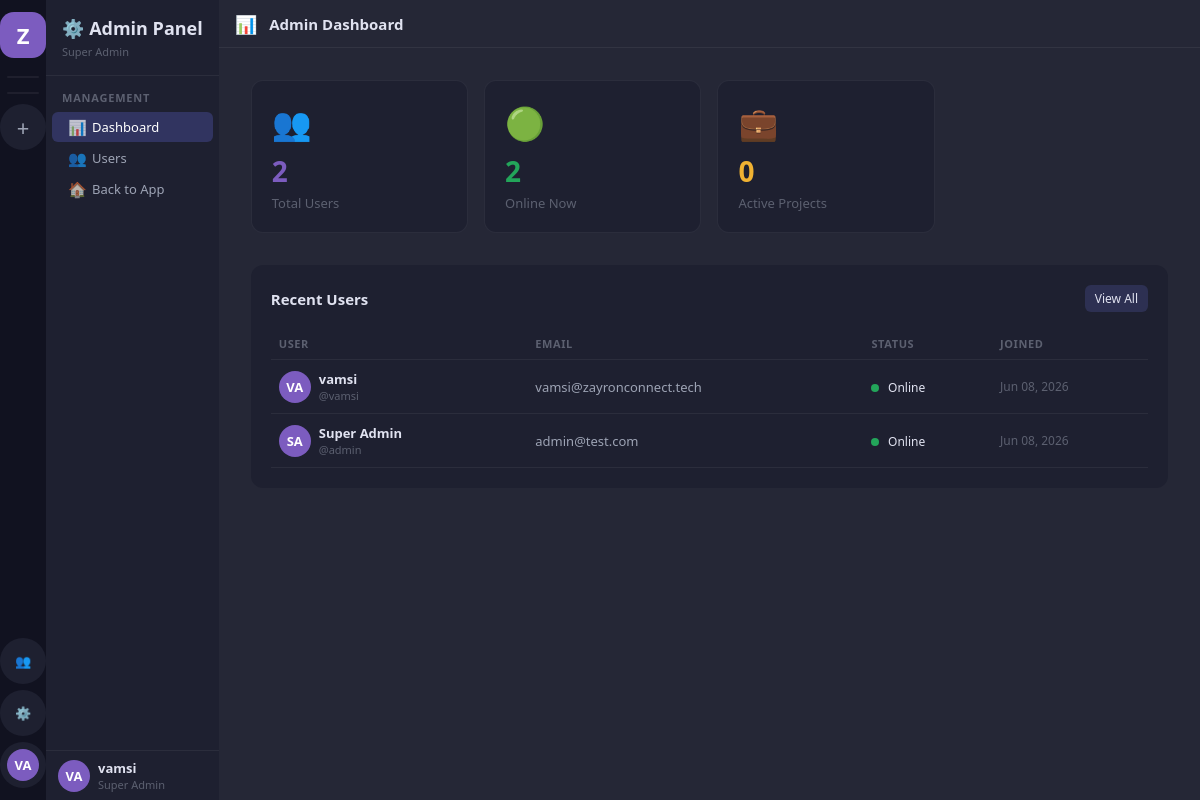
The app's page /admin-panel/ (signed in) with its own data.
### accounts/models.py (models this page shows, shortened)
class User(AbstractUser):
    ROLE_CHOICES = [
        ('super_admin', 'Super Admin'),
        ('hr', 'HR'),
        ('employee', 'Employee'),
    ]
    STATUS_CHOICES = [
        ('online', 'Online'),
        ('offline', 'Offline'),
        ('busy', 'Busy'),
        ('away', 'Away'),
    ]
    display_name = models.CharField(max_length=100, blank=True)
    avatar = models.ImageField(upload_to='avatars/', null=True, blank=True)
    is_super_admin = models.BooleanField(default=False)  # Legacy, kept for compatibility
    role = models.CharField(max_length=20, default='employee', choices=ROLE_CHOICES)
    status = models.CharField(max_length=20, default='offline', choices=STATUS_CHOICES)
    bio = models.TextField(blank=True)
    phone = models.CharField(max_length=20, blank=True)
    created_by = models.ForeignKey('self', on_delete=models.SET_NULL, null=True, blank=True, related_name='created_users')
    class Meta:
        db_table = 'zc_users'
    def get_display_name(self):
        return self.display_name or self.get_full_name() or self.username
    def get_status_color(self):
        return {
            'online': '#23a55a',
            'offline': '#80848e',
            'busy': '#f23f43',
            'away': '#f0b232',
        }.get(self.status, '#80848e')
    def get_initials(self):
        name = self.get_display_name()
        parts = name.split()
        if len(parts) >= 2:
            return (parts[0][0] + parts[1][0]).upper()
        return name[:2].upper() if name else 'U'

### accounts/views.py (the view)
# urls.py: path('admin-panel/', views.admin_dashboard, name='admin_dashboard'),
@login_required
def admin_dashboard(request):
    if not (request.user.is_super_admin or request.user.is_staff):
        return redirect('dashboard')
    from workspace.models import Project
    context = {
        'total_users': User.objects.count(),
        'online_users': User.objects.filter(status='online').count(),
        'total_projects': Project.objects.filter(is_active=True).count(),
        'recent_users': User.objects.order_by('-date_joined')[:10],
        'all_projects': request.user.projects.filter(is_active=True),
    }
    return render(request, 'admin_panel/dashboard.html', context)

### templates/admin_panel/dashboard.html (shortened to what this page needs)
{% extends 'base.html' %}
{% block sidebar %}
<nav class="sidebar-channels">
  <div class="sc-header">
    <h2>⚙️ Admin Panel</h2>
    <p style="font-size:11px;color:var(--text-3)">Super Admin</p>
  </div>
  <div class="sc-body">
    <div class="sc-section">
      <div class="sc-section-title">Management</div>
      <a href="/admin-panel/" class="ch-item active">
        <span class="ch-icon">📊</span><span class="ch-name">Dashboard</span>
      </a>
      <a href="/admin-panel/users/" class="ch-item">
        <span class="ch-icon">👥</span><span class="ch-name">Users</span>
      </a>
      <a href="/dashboard/" class="ch-item">
        <span class="ch-icon">🏠</span><span class="ch-name">Back to App</span>
      </a>
    </div>
  </div>
  <div class="sc-userbar">
    <div class="avatar avatar-32" style="background:var(--accent)">{{ user.get_initials }}</div>
    <div style="flex:1;min-width:0"><div class="ub-name">{{ user.get_display_name }}</div><div class="ub-tag">Super Admin</div></div>
  </div>
</nav>
{% endblock %}
{% block content %}
<div class="content-header">
  <span class="ch-icon-lg">📊</span>
  <h3>Admin Dashboard</h3>
</div>
<div class="dashboard-content">
  <div style="display:grid;grid-template-columns:repeat(auto-fill,minmax(200px,1fr));gap:16px;margin-bottom:32px">
    <div style="background:var(--bg-sidebar-r);border-radius:12px;padding:20px;border:1px solid var(--border)">
      <div style="font-size:32px;margin-bottom:8px">👥</div>
      <div style="font-size:28px;font-weight:800;color:var(--accent)">{{ total_users }}</div>
      <div style="font-size:13px;color:var(--text-3);margin-top:4px">Total Users</div>
    </div>
    <div style="background:var(--bg-sidebar-r);border-radius:12px;padding:20px;border:1px solid var(--border)">
      <div style="font-size:32px;margin-bottom:8px">🟢</div>
      <div style="font-size:28px;font-weight:800;color:var(--success)">{{ online_users }}</div>
      <div style="font-size:13px;color:var(--text-3);margin-top:4px">Online Now</div>
    </div>
    <div style="background:var(--bg-sidebar-r);border-radius:12px;padding:20px;border:1px solid var(--border)">
      <div style="font-size:32px;margin-bottom:8px">💼</div>
      <div style="font-size:28px;font-weight:800;color:var(--warn)">{{ total_projects }}</div>
      <div style="font-size:13px;color:var(--text-3);margin-top:4px">Active Projects</div>
    </div>
  </div>
  <div style="background:var(--bg-sidebar-r);border-radius:12px;padding:20px">
    <div style="display:flex;align-items:center;justify-content:space-between;margin-bottom:16px">
      <h3 style="font-size:15px;font-weight:700">Recent Users</h3>
      <a href="/admin-panel/users/" class="btn btn-secondary btn-sm">View All</a>
    </div>
    <table style="width:100%;border-collapse:collapse">
      <thead>
        <tr style="border-bottom:1px solid var(--border)">
          <th style="text-align:left;padding:8px;font-size:11px;color:var(--text-3);text-transform:uppercase;letter-spacing:.6px">User</th>
          <th style="text-align:left;padding:8px;font-size:11px;color:var(--text-3);text-transform:uppercase;letter-spacing:.6px">Email</th>
          <th style="text-align:left;padding:8px;font-size:11px;color:var(--text-3);text-transform:uppercase;letter-spacing:.6px">Status</th>
          <th style="text-align:left;padding:8px;font-size:11px;color:var(--text-3);text-transform:uppercase;letter-spacing:.6px">Joined</th>
        </tr>
      </thead>
      <tbody>
        {% for u in recent_users %}
        <tr style="border-bottom:1px solid var(--border)">
          <td style="padding:10px 8px">
            <div style="display:flex;align-items:center;gap:8px">
              <div class="avatar avatar-32" style="background:var(--accent)">{{ u.get_initials }}</div>
              <div>
                <div style="font-size:13px;font-weight:600">{{ u.get_display_name }}</div>
                <div style="font-size:11px;color:var(--text-3)">@{{ u.username }}</div>
              </div>
            </div>
          </td>
          <td style="padding:10px 8px;font-size:13px;color:var(--text-2)">{{ u.email }}</td>
          <td style="padding:10px 8px">
            <span style="width:8px;height:8px;border-radius:50%;background:{{ u.get_status_color }};display:inline-block;margin-right:5px"></span>
            <span style="font-size:12px">{{ u.get_status_display }}</span>
          </td>
          <td style="padding:10px 8px;font-size:12px;color:var(--text-3)">{{ u.date_joined|date:"M d, Y" }}</td>
        </tr>
        {% endfor %}
      </tbody>
    </table>
  </div>
</div>
{% endblock %}

### templates/base.html (shortened to what this page needs)
<!DOCTYPE html>
<html lang="en">
<head>
<link rel="stylesheet" href="/static/css/main.css">
</head>
<body>
<div class="app-shell">
  <nav class="sidebar-projects" id="sidebar-projects">
    <a href="/dashboard/" class="sp-btn sp-logo" title="ZayronConnect">Z</a>
    <div class="sp-divider"></div>
    <div class="sp-divider"></div>
    <a href="/project/create/" class="sp-btn" title="New Project">
      <span style="font-size:22px;font-weight:300">+</span>
    </a>
    {% if user.is_super_admin %}
    <a href="{% url 'user_management' %}" class="sp-btn" title="User Management">
      👥
    </a>
    {% endif %}
    {% if user.is_super_admin or user.is_staff %}
    <a href="/admin-panel/" class="sp-btn" title="Admin Panel">
      ⚙️
    </a>
    {% endif %}
    <a href="/profile/" class="sp-btn" title="Profile">
      <div class="avatar avatar-32" style="background:var(--accent)">{{ user.get_initials }}</div>
    </a>
  </nav>
  {% block sidebar %}{% endblock %}
  <main class="main-content" id="main-content">
    {% block content %}{% endblock %}
  </main>
</div>
</body>
</html>

### records on screen
User: get_initials "VA", get_display_name "vamsi", username "vamsi", email "vamsi@zayronconnect.tech", status "Online", date_joined "Jun 08, 2026"
User: get_initials "SA", get_display_name "Super Admin", username "admin", email "admin@test.com", status "Online", date_joined "Jun 08, 2026"

### other values on screen
{{ total_users }} "2"
{{ online_users }} "2"
{{ total_projects }} "0"
